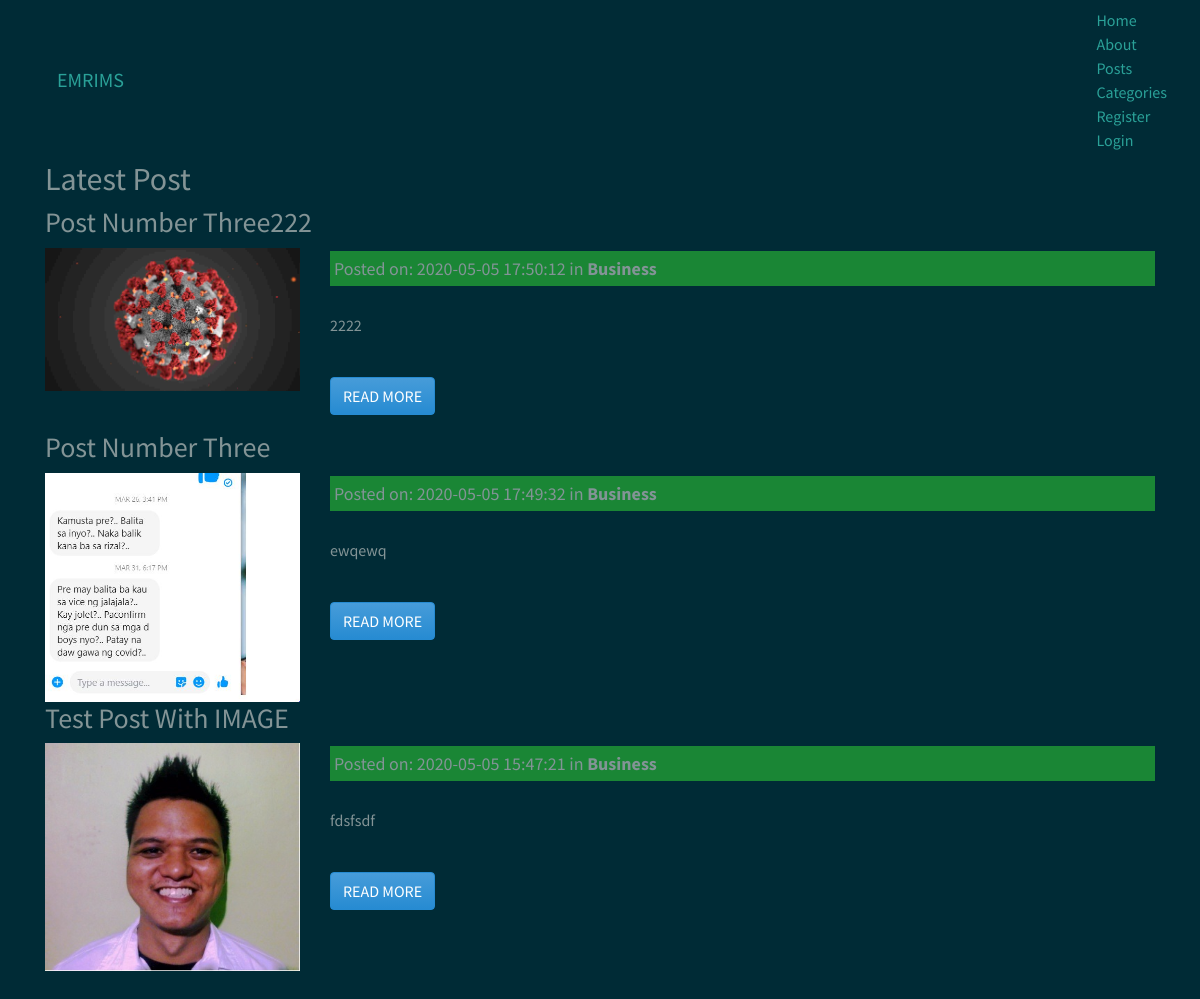
The page /posts on the database its author committed.
### tables this page shows
CREATE TABLE `posts` (
  `id` int(11) NOT NULL,
  `category_id` int(11) NOT NULL,
  `title` varchar(255) NOT NULL,
  `slug` varchar(255) NOT NULL,
  `body_text` text NOT NULL,
  `post_image` varchar(255) NOT NULL,
  `created_at` timestamp NOT NULL DEFAULT current_timestamp()
);

CREATE TABLE `categories` (
  `id` int(11) NOT NULL,
  `name` varchar(255) NOT NULL,
  `create_date` timestamp NOT NULL DEFAULT current_timestamp()
);

### application/controllers/Posts.php (called while the page is built, shortened)
<?php
	class Posts extends CI_Controller{
		public function index($offset = 0){
			$config['per_page'] = 3;
            $data['title'] = 'Latest Post';
            $data['posts'] = $this->post_model->get_posts(FALSE, $config['per_page'],$offset);
			$this->load->view('templates/header');
			$this->load->view('posts/index', $data);
			$this->load->view('templates/footer');
		}
	}

### index.php (called while the page is built, shortened)
<?php
require_once BASEPATH.'core/CodeIgniter.php';

### application/models/Post_model.php (called while the page is built, shortened)
<?php
    class Post_model extends CI_model{
        public function get_posts($slug = FALSE, $limit = FALSE, $offset = FALSE){
            if($limit){
                $this->db->limit($limit, $offset);
            }
            if($slug=== FALSE){
                $this->db->order_by('posts.id', 'DESC');
                $this->db->join('categories','categories.id = posts.category_id');
                $query = $this->db->get('posts');
                return $query->result_array();
            }
            $query = $this->db->get_where('posts', array('slug' => $slug));
            return $query->row_array();
        }
    }

### application/views/posts/index.php (the view, shortened to what this page needs)
<h2><?= $title ?></h2>
<?php foreach($posts as $post) : ?>
    <h3><?php echo $post['title']; ?></h3>
    <div class="row">
        <div class="col-md-3">
            <img class ="post-picture-tumb" src="<?php echo site_url(); ?>assets/images/image_post/<?php echo $post['post_image']; ?>" >
        </div>
        <div class="col-md-9">
            <small style = "font-size:18px"class="post-date">Posted on: <?php echo $post['created_at']; ?> in <strong><?php echo $post['name']; ?></small><br></strong>
            <?php echo word_limiter($post['body_text'],40); ?>
            <br>
            <p><a class = "btn btn-info" href="<?php echo site_url('/posts/'.$post['slug']); ?>"> READ MORE</a></p>
        </div>
    </div>
<?php endforeach; ?>

### application/views/templates/header.php (shortened to what this page needs)
<html>
    <head>
        <link rel="stylesheet" href="https://bootswatch.com/4/solar/bootstrap.min.css">
        <link rel="stylesheet" href= "<?php echo base_url(); ?>assets/css/style.css">
    </head>
    <body>
    <nav class="navbar navbar-default">
    <span class="navbar-toggler-icon"></span>
      <div class="container" >
        <div class="navbar-header">
          <a class="navbar-brand" href="<?php echo base_url(); ?>">EMRIMS</a>
        </div>
        <div id="navbar">
           <ul class="nav navbar-nav">
              <li class="nav-item"><a href="<?php echo base_url(); ?>">Home</a></li>
              <li class="nav-item"><a href="<?php echo base_url(); ?>about">About</a></li>
              <li class="nav-item"><a href="<?php echo base_url(); ?>posts">Posts</a></li>
              <li class="nav-item"><a href="<?php echo base_url(); ?>categories">Categories</a></li>
          </ul>
        <ul class="nav navbar-nav navbar-right">
        <?php if(!$this->session->userdata('log_in')): ?>
          <li><a href="<?php echo base_url(); ?>users/register">Register</a></li>
          <li><a href="<?php echo base_url(); ?>users/login">Login</a></li>
        <?php endif;?>
        </ul>
        </div>
        </div>
    </nav>
    <div class="container">

### application/views/templates/footer.php (shortened to what this page needs)
        </div>
    </body>
</html>

### assets/css/style.css (style rules this page uses)
.post-date { background: rgb(26, 134, 53); padding:4px; margin:3px 0; display: block; }
.post-picture-tumb { width: 100%; }

### rows shown on the page
posts: title "Post Number Three222", post_image (placeholder picture), created_at "2020-05-05 17:50:12", category.name "Business", body_text "2222"
posts: title "Post Number Three", post_image (picture), created_at "2020-05-05 17:49:32", category.name "Business", body_text "ewqewq"
posts: title "Test Post With IMAGE", post_image (picture), created_at "2020-05-05 15:47:21", category.name "Business", body_text "fdsfsdf"

### other values the page prints
$title "Latest Post"
